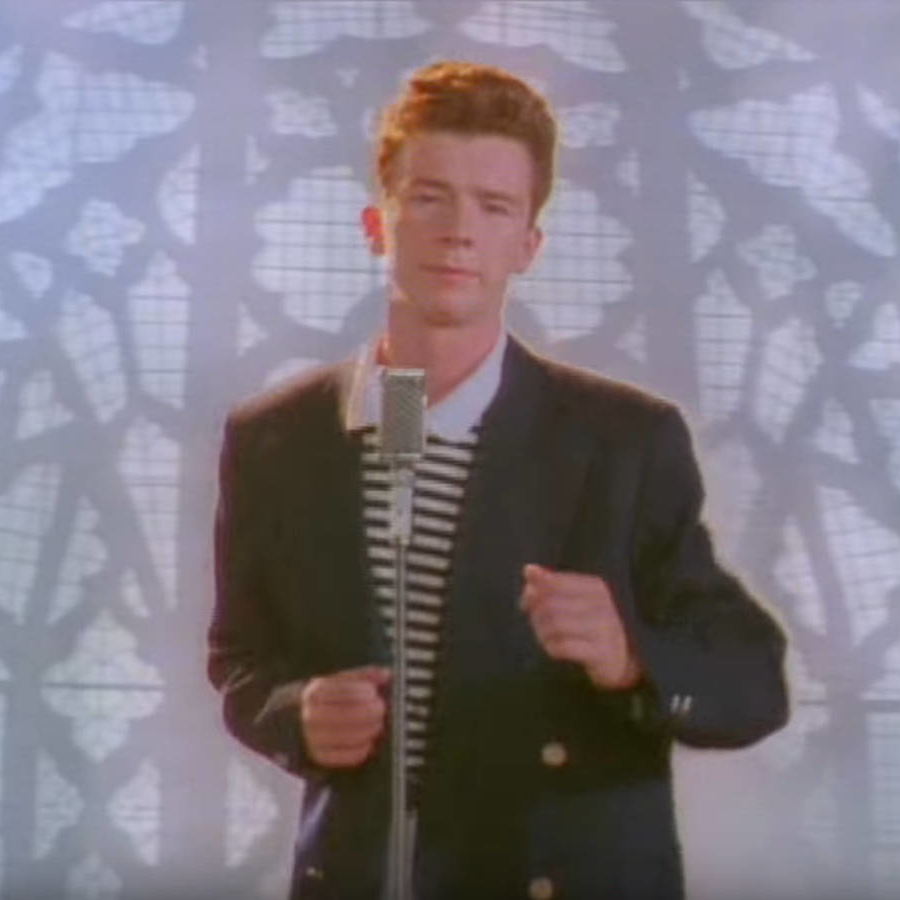
#> input picture stable_diffusion/assets/rick.jpeg, 900 x 900 px
$ python -i format_dataset.py   (imports and definitions only)
#> lines starting #> are read from the running program, lines starting #| are printed output that depends on the picture
# Copyright (c) 2023, Andres Chait
# Licensed under the BSD 3-clause license (see LICENSE.txt)
# ---------------------------------------------------------------------------------
# ** Description ** Generate training dataset with rephrased instructions
# --------------------------------------------------------

import numpy as np
import csv
from PIL import Image, ImageDraw, ImageFont
import xml.etree.ElementTree as ET
import shutil
import os
from random import shuffle
import json
import pdb
import matplotlib.pyplot as plt
from argparse import ArgumentParser
import cv2
from fnmatch import fnmatch
import random
import copy
from numpy import asarray

#for ade20k
CLASSES = (
        'background', 'wall', 'building', 'sky', 'floor', 'tree', 'ceiling', 'road', 'bed ',
        'windowpane', 'grass', 'cabinet', 'sidewalk', 'person', 'earth',
        'door', 'table', 'mountain', 'plant', 'curtain', 'chair', 'car',
        'water', 'painting', 'sofa', 'shelf', 'house', 'sea', 'mirror', 'rug',
        'field', 'armchair', 'seat', 'fence', 'desk', 'rock', 'wardrobe',
        'lamp', 'bathtub', 'railing', 'cushion', 'base', 'box', 'column',
        'signboard', 'chest of drawers', 'counter', 'sand', 'sink',
        'skyscraper', 'fireplace', 'refrigerator', 'grandstand', 'path',
        'stairs', 'runway', 'case', 'pool table', 'pillow', 'screen door',
        'stairway', 'river', 'bridge', 'bookcase', 'blind', 'coffee table',
        'toilet', 'flower', 'book', 'hill', 'bench', 'countertop', 'stove',
        'palm', 'kitchen island', 'computer', 'swivel chair', 'boat', 'bar',
        'arcade machine', 'hovel', 'bus', 'towel', 'light', 'truck', 'tower',
        'chandelier', 'awning', 'streetlight', 'booth', 'television receiver',
        'airplane', 'dirt track', 'apparel', 'pole', 'land', 'bannister',
        'escalator', 'ottoman', 'bottle', 'buffet', 'poster', 'stage', 'van',
        'ship', 'fountain', 'conveyer belt', 'canopy', 'washer', 'plaything',
        'swimming pool', 'stool', 'barrel', 'basket', 'waterfall', 'tent',
        'bag', 'minibike', 'cradle', 'oven', 'ball', 'food', 'step', 'tank',
        'trade name', 'microwave', 'pot', 'animal', 'bicycle', 'lake',
        'dishwasher', 'screen', 'blanket', 'sculpture', 'hood', 'sconce',
        'vase', 'traffic light', 'tray', 'ashcan', 'fan', 'pier', 'crt screen',
        'plate', 'monitor', 'bulletin board', 'shower', 'radiator', 'glass',
        'clock', 'flag')

#for coco
CLASSES_COCO = ('person', 'bicycle', 'car', 'motorcycle', 'airplane', 'bus',#6
               'train', 'truck', 'boat', 'traffic light', 'fire hydrant',#11
               'stop sign', 'parking meter', 'bench', 'bird', 'cat', 'dog',#17
               'horse', 'sheep', 'cow', 'elephant', 'bear', 'zebra', 'giraffe',#24
               'backpack', 'umbrella', 'handbag', 'tie', 'suitcase', 'frisbee',#30
               'skis', 'snowboard', 'sports ball', 'kite', 'baseball bat',#35
               'baseball glove', 'skateboard', 'surfboard', 'tennis racket',#39
               'bottle', 'wine glass', 'cup', 'fork', 'knife', 'spoon', 'bowl',#46
               'banana', 'apple', 'sandwich', 'orange', 'broccoli', 'carrot',#52
               'hot dog', 'pizza', 'donut', 'cake', 'chair', 'couch',#58
               'potted plant', 'bed', 'dining table', 'toilet', 'tv', 'laptop',#64
               'mouse', 'remote', 'keyboard', 'cell phone', 'microwave',#69
               'oven', 'toaster', 'sink', 'refrigerator', 'book', 'clock',#75
               'vase', 'scissors', 'teddy bear', 'hair drier', 'toothbrush')#80

Pet_CLASSES = ('Abyssinian', 'american bulldog', 'american pit bull terrier', 'basset hound', 'beagle','Bengal',#6
               'Birman', 'Bombay', 'boxer', 'British Shorthair', 'chihuahua', 'Egyptian Mau', 'english cocker spaniel',#13
               'english setter', 'german shorthaired', 'great pyrenees', 'havanese', 'japanese chin',#18
               'keeshond', 'leonberger', 'Maine Coon', 'miniature pinscher', 'newfoundland', 'Persian',#24
               'pomeranian', 'pug', 'Ragdoll', 'Russian Blue', 'saint bernard', 'samoyed', 'scottish terrier',#31
               'shiba inu', 'Siamese', 'Sphynx', 'staffordshire bull terrier', 'wheaten terrier', 'yorkshire terrier')#37

COLOR   = ('red', 'green', 'blue', 'purple', 'white', 'black', 'AliceBlue', 'Aqua', 'Peru',#9
            'Brown', 'DarkGray', 'Gold', 'Violet', 'SlateBlue', 'Orange',#15
            'Maroon', 'LightSlateGray', 'Indigo','DarkKhaki', 'Coral','RosyBrown',#21
            'LightSalmon', 'Azure','Beige','CadetBlue','DarkBlue','Firebrick',#27
            'Silver','YellowGreen','LightPink','Snow','Sienna','Salmon','PowderBlue',#34
            'PeachPuff','DarkRed','Olive')#37

#for VOC
CLASSES_VOC = ("background", "aeroplane", "bicycle", "bird", "boat", "bottle",
               "bus", "car", "cat", "chair", "cow", "dining table", "dog",
               "horse", "motorbike", "person", "potted plant", "sheep", "sofa",
               "train", "tvmonitor", "border")

COLOR_VOC = [[0, 0, 0], [128, 0, 0], [0, 128, 0], [128, 128, 0], [0, 0, 128], [128, 0, 128],
             [0, 128, 128], [128, 128, 128], [64, 0, 0], [
                 192, 0, 0], [64, 128, 0], [192, 128, 0], [64, 0, 128],
             [192, 0, 128], [64, 128, 128], [192, 128, 128], [
                 0, 64, 0], [128, 64, 0], [0, 192, 0],
             [128, 192, 0], [0, 64, 128], [224, 224, 192]]


# [693 lines left out: functions get_bbox_prompt, get_seg_prompt, get_depes_prompt, get_cls_prompt, get_seg_img, get_bbox_img and 11 more, not called in this run]


def proc_imagenet(imagenet_root):

    IMAGENET_MAP = {"n04613696": "yurt yellow green", "n01440764": "fish blue red"}

    cls_num      = len(IMAGENET_MAP.keys())
    clses        = list(IMAGENET_MAP.keys())

    for item in IMAGENET_MAP.keys():

        split           = IMAGENET_MAP[item].split(" ")
        file_path       = os.path.join(imagenet_root, item)
        image_list      = os.listdir(file_path)
        image_list      = sorted(image_list)
        color_neg       = split[-1]
        color_pos       = split[-2]

        for i in range(cls_num):

            if clses[i] == item: # pos

                for m, img_pa in enumerate(image_list): #len(image_list) = 9, i 0,1,2,...8

                    cls_name    = IMAGENET_MAP[item].split(" ")[0]
                    img_path    = os.path.join(file_path, img_pa)
                    img         = Image.open(img_path).convert('RGB')
                    img_id      = img_pa.split(".")[-2] #00000293

                    output_img = get_class_img(img, color_pos)
                    if output_img is None:
                        assert "cls output image cannot be nonetype"

                    prompt = get_cls_prompt(cls_name, color_pos, color_neg)

                    img_id2 = img_id + "_" + color_pos
                    seed = generate_sample(img, img_id2, output_img, prompt, cls_name + '_cls_pos')

            else: # neg

                for m, img_pa in enumerate(image_list): #len(image_list) = 9, i 0,1,2,...8

                    cls_name    = IMAGENET_MAP[clses[i]].split(" ")[0]
                    img_path    = os.path.join(file_path, img_pa)
                    img         = Image.open(img_path).convert('RGB')
                    img_id      = img_pa.split(".")[-2] #00000293

                    output_img  = get_class_img(img, color_neg)

                    if output_img is None:
                        assert "cls output image cannot be nonetype"

                    prompt      = get_cls_prompt(cls_name, color_pos, color_neg)

                    img_id2     = img_id + "_" + color_neg
                    seed        = generate_sample(img, img_id2, output_img, prompt, cls_name + '_cls_neg')

    return


# [191 lines left out: functions proc_adechan2016_sem, get_colors, color_replace, proc_vocdataset, proc_nyuv2, proc_fs and 3 more, not called in this run]

class Config:
    def __init__(self, args):
        self.args = args


# [50 lines left out: function main, not called in this run]

# [3 lines not run here, left out]

>>> import cv2
>>> picture = cv2.imread('../stable_diffusion/assets/rick.jpeg', cv2.IMREAD_GRAYSCALE)
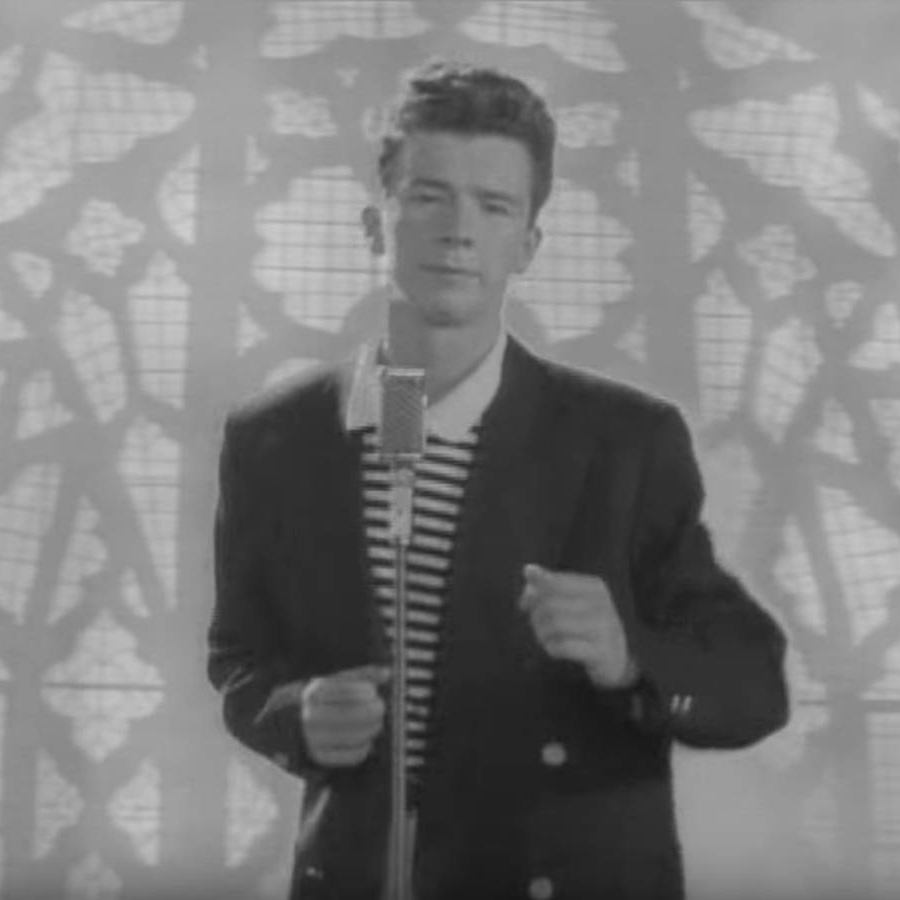
#> picture: shape (900, 900); min 22, max 206, mean 124.9
#> (the run stopped early here; a loop or call above may not have finished)
